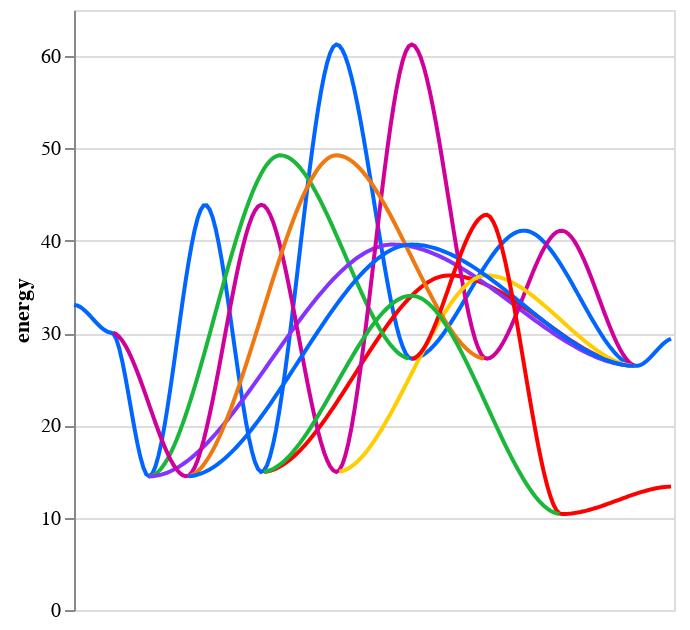

This figure's notebook cell:
### Code cell
node_paths = mess.surf.node_paths_from_source(surf, 25, leaf_keys=[21, 22])
print(node_paths)
mess.surf.plot_paths(surf, node_paths)

### Figure 1 — Vega-Lite specification as saved in the notebook (floating-point values rounded to 4 significant figures; data arrays with more than 128 entries replaced by an {"elided": "..."} marker saying what was removed)
{"config": {"view": {"continuousWidth": 300, "continuousHeight": 300}}, "data": {"name": "data-0aaba71fb337d968172fd5cd6ce5b230"}, "mark": {"type": "line"}, "encoding": {"color": {"field": "path", "legend": null, "scale": {"domain": ["0", "1", "2", "3", "4", "5", "6", "7", "8", "9", "10"], "range": ["#0066ff", "#ff0000", "#1ab73a", "#8533ff", "#d0009a", "#ffcd00", "#ef7810", "#0066ff", "#ff0000", "#1ab73a", "#8533ff"]}, "type": "nominal"}, "x": {"axis": null, "field": "x", "type": "temporal"}, "y": {"field": "energy", "type": "quantitative"}}, "transform": [{"fold": ["0", "1", "2", "3", "4", "5", "6", "7", "8", "9", "10"], "as": ["path", "energy"]}], "$schema": "https://vega.github.io/schema/vega-lite/v5.20.1.json", "datasets": {"data-0aaba71fb337d968172fd5cd6ce5b230": {"elided": "200 records"}}}
